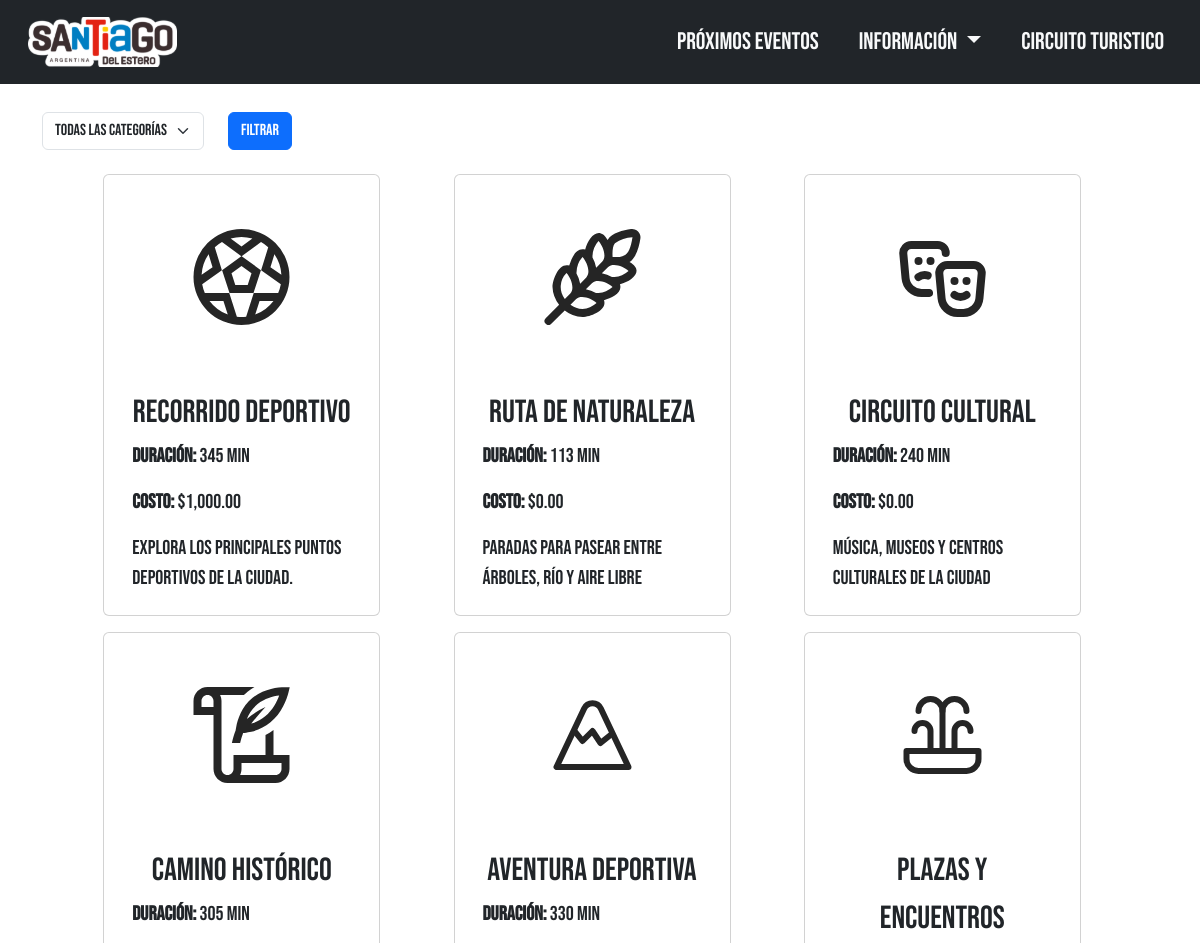
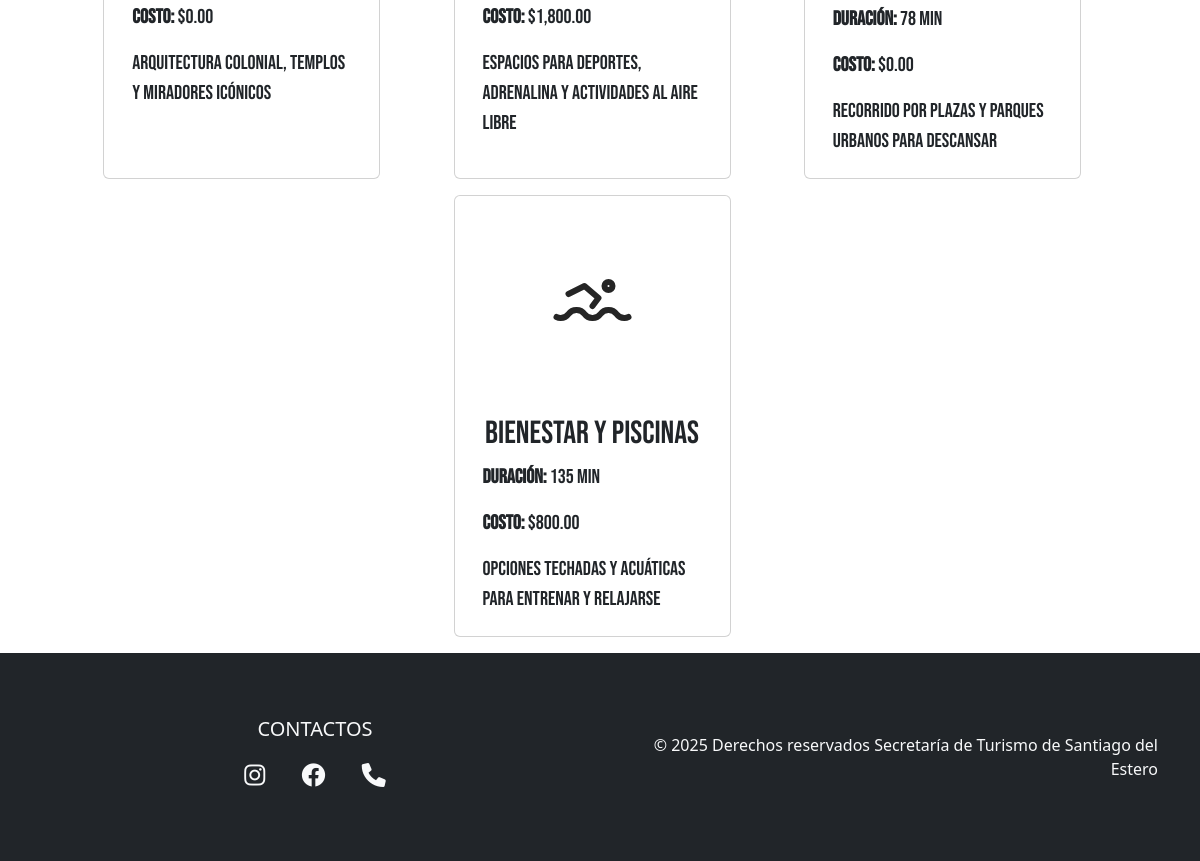
The page /recorridos.php on the database its author committed (2 pictures, top to bottom).
### tables this page shows
CREATE TABLE recorridos (
  id INT AUTO_INCREMENT PRIMARY KEY,
  nombre VARCHAR(255) NOT NULL,
  descripcion TEXT,
  imagen TEXT
);

### recorridos.php (the view, shortened to what this page needs)
<?php
require 'db.php';
$sql = 'SELECT r.id, r.nombre, r.descripcion, r.imagen,
               MIN(d.categoria) AS categoria,
               SUM(d.duracion) AS duracion,
               SUM(d.costo) AS costo
        FROM recorridos r
        JOIN recorrido_destinos rd ON r.id = rd.recorrido_id
        JOIN (
          SELECT d.*
          FROM destinos d
          INNER JOIN (
            SELECT MIN(id) AS id
            FROM destinos
            GROUP BY nombre
          ) uniq ON uniq.id = d.id
        ) d ON d.id = rd.destino_id';
$params = [];
$sql .= ' GROUP BY r.id';
$stmt = $pdo->prepare($sql);
$stmt->execute($params);
$recorridos = $stmt->fetchAll();
?>
<!DOCTYPE html>
<html lang="es">
<head>
</head>
<body class="bg-body bebas-neue-regular">
  <header class="pb-3">
  </header>
  <main class="container pt-5 mt-5">
    <form method="get" class="row mb-4">
      <div class="col-auto">
        <select name="categoria" class="form-select">
          <option value="">Todas las categorías</option>
        </select>
      </div>
      <div class="col-auto">
        <button type="submit" class="btn btn-primary">Filtrar</button>
      </div>
    </form>
    <section class="row justify-content-evenly ms-1 me-1">
      <?php foreach ($recorridos as $r): ?>
        <a href="recorrido.php?id=<?= $r['id'] ?>" class="text-decoration-none text-dark col-lg-3 p-0 me-lg-3 mb-lg-3 mb-3 col-md-12">
          <div class="card btn btn-light h-100 tarjeta-recorrido">
            <img src="./img/<?= $r['imagen'] ?>" class="card-img-top p-5 tarjeta-imagen" alt="Icono">
            <div class="card-body">
              <p class="card-text fs-2 mb-1"><?= htmlspecialchars($r['nombre']) ?></p>
              <div class="roboto-300">
                <p class="card-text text-start fs-5"><strong>Duración:</strong> <?= (int)$r['duracion'] ?> min</p>
                <p class="card-text text-start fs-5"><strong>Costo:</strong> $<?= number_format($r['costo'], 2) ?></p>
                <p class="card-text text-start fs-5"><?= htmlspecialchars($r['descripcion']) ?></p>
              </div>
            </div>
          </div>
        </a>
      <?php endforeach; ?>
    </section>
  </main>
</body>
</html>

### css/index-satyle.css (style rules this page uses)
:root { --celeste: #007EC2; --rojo: #950808; --azul: #1B0C82; --blanco: #f8f9fa; --negro: #402b2f; --amarillo: #ffcb05; --gris: #80828581; }
.navbar-nav .nav-item .nav-link { background-color: transparent; color: var(--blanco); text-transform: uppercase; font-family: "Bebas Neue", sans-serif; font-size: 1.5rem; text-wrap: nowrap; transition: all 0.3s linear; }
body { margin: 0; }
.footer { color: var(--blanco); padding: 2rem 0; text-align: center; font-family: Segoe UI, sans-serif; }
.social-links a { color: var(--blanco); font-size: 1.5rem; margin: 0 1rem; transition: all 0.3s ease; }
.tarjeta-imagen { transition: 0.25s; opacity: 85%; width: 100%; height: 12em; }
.bebas-neue-regular { font-family: "Bebas Neue", sans-serif; font-weight: 200; font-style: normal; }

### rows shown on the page
recorridos: imagen (picture), nombre "Recorrido Deportivo", duracion "345", costo "1,000.00", descripcion "Explora los principales puntos deportivos de la ciudad."
recorridos: imagen (picture), nombre "Ruta de Naturaleza", duracion "113", costo "0.00", descripcion "Paradas para pasear entre árboles, río y aire libre"
recorridos: imagen (picture), nombre "Circuito Cultural", duracion "240", costo "0.00", descripcion "Música, museos y centros culturales de la ciudad"
recorridos: imagen (picture), nombre "Camino Histórico", duracion "305", costo "0.00", descripcion "Arquitectura colonial, templos y miradores icónicos"
recorridos: imagen (picture), nombre "Aventura Deportiva", duracion "330", costo "1,800.00", descripcion "Espacios para deportes, adrenalina y actividades al aire libre"
recorridos: imagen (picture), nombre "Plazas y Encuentros", duracion "78", costo "0.00", descripcion "Recorrido por plazas y parques urbanos para descansar"
recorridos: imagen (picture), nombre "Bienestar y Piscinas", duracion "135", costo "800.00", descripcion "Opciones techadas y acuáticas para entrenar y relajarse"
